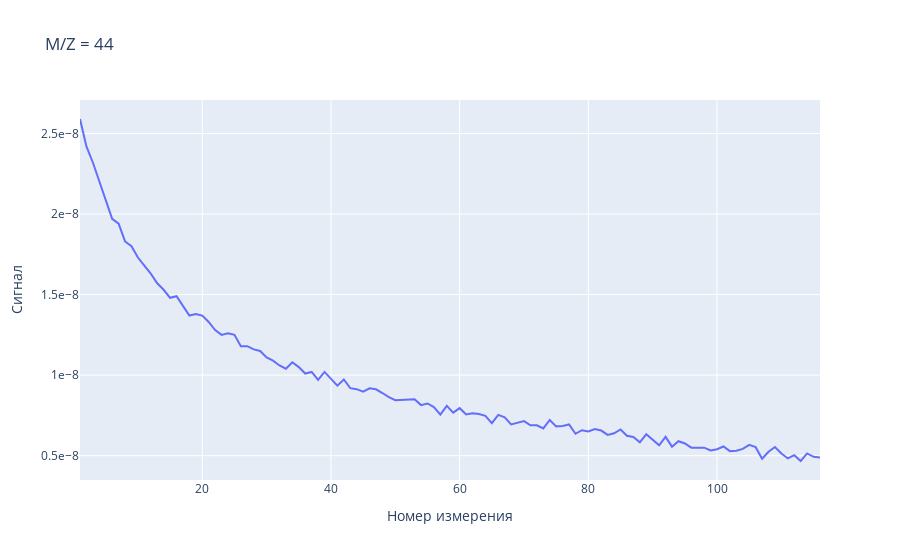

The notebook cell saved with this chart:
### Code cell
mz = 44# b это m/z
plot_interactive_graph(processed, mz)

### Figure 1 — Plotly figure (JSON) as saved in the notebook; plotly's stock layout.template omitted (floating-point values rounded to 4 significant figures)
{"data": [{"hovertemplate": "Номер измерения=%{x}<br>Сигнал=%{y}<extra></extra>", "legendgroup": "", "line": {"color": "#636efa", "dash": "solid"}, "marker": {"symbol": "circle"}, "mode": "lines", "name": "", "orientation": "v", "showlegend": false, "type": "scatter", "x": [1, 2, 3, 4, 5, 6, 7, 8, 9, 10, 11, 12, 13, 14, 15, 16, 17, 18, 19, 20, 21, 22, 23, 24, 25, 26, 27, 28, 29, 30, 31, 32, 33, 34, 35, 36, 37, 38, 39, 40, 41, 42, 43, 44, 45, 46, 47, 48, 49, 50, 51, 52, 53, 54, 55, 56, 57, 58, 59, 60, 61, 62, 63, 64, 65, 66, 67, 68, 69, 70, 71, 72, 73, 74, 75, 76, 77, 78, 79, 80, 81, 82, 83, 84, 85, 86, 87, 88, 89, 90, 91, 92, 93, 94, 95, 96, 97, 98, 99, 100, 101, 102, 103, 104, 105, 106, 107, 108, 109, 110, 111, 112, 113, 114, 115, 116], "xaxis": "x", "y": [2.59e-08, 2.42e-08, 2.32e-08, 2.2e-08, 2.08e-08, 1.97e-08, 1.94e-08, 1.83e-08, 1.8e-08, 1.73e-08, 1.68e-08, 1.63e-08, 1.57e-08, 1.53e-08, 1.48e-08, 1.49e-08, 1.43e-08, 1.37e-08, 1.38e-08, 1.37e-08, 1.33e-08, 1.28e-08, 1.25e-08, 1.26e-08, 1.25e-08, 1.18e-08, 1.18e-08, 1.16e-08, 1.15e-08, 1.11e-08, 1.09e-08, 1.06e-08, 1.04e-08, 1.08e-08, 1.05e-08, 1.01e-08, 1.02e-08, 9.71e-09, 1.02e-08, 9.76e-09, 9.35e-09, 9.73e-09, 9.19e-09, 9.13e-09, 8.98e-09, 9.18e-09, 9.12e-09, 8.89e-09, 8.63e-09, 8.44e-09, 8.47e-09, 8.48e-09, 8.5e-09, 8.14e-09, 8.24e-09, 8.02e-09, 7.55e-09, 8.09e-09, 7.67e-09, 7.95e-09, 7.56e-09, 7.63e-09, 7.59e-09, 7.47e-09, 7.02e-09, 7.53e-09, 7.38e-09, 6.94e-09, 7.03e-09, 7.15e-09, 6.89e-09, 6.89e-09, 6.69e-09, 7.22e-09, 6.82e-09, 6.84e-09, 6.94e-09, 6.36e-09, 6.58e-09, 6.51e-09, 6.65e-09, 6.56e-09, 6.29e-09, 6.39e-09, 6.63e-09, 6.24e-09, 6.16e-09, 5.83e-09, 6.33e-09, 5.96e-09, 5.64e-09, 6.17e-09, 5.56e-09, 5.9e-09, 5.76e-09, 5.5e-09, 5.51e-09, 5.5e-09, 5.32e-09, 5.4e-09, 5.57e-09, 5.28e-09, 5.31e-09, 5.42e-09, 5.67e-09, 5.53e-09, 4.81e-09, 5.24e-09, 5.54e-09, 5.14e-09, 4.83e-09, 5.03e-09, 4.67e-09, 5.14e-09, 4.93e-09, 4.88e-09], "yaxis": "y"}], "layout": {"legend": {"tracegroupgap": 0}, "title": {"text": "M/Z = 44"}, "xaxis": {"anchor": "y", "domain": [0, 1], "title": {"text": "Номер измерения"}}, "yaxis": {"anchor": "x", "domain": [0, 1], "exponentformat": "e", "showexponent": "all", "title": {"text": "Сигнал"}}}}
